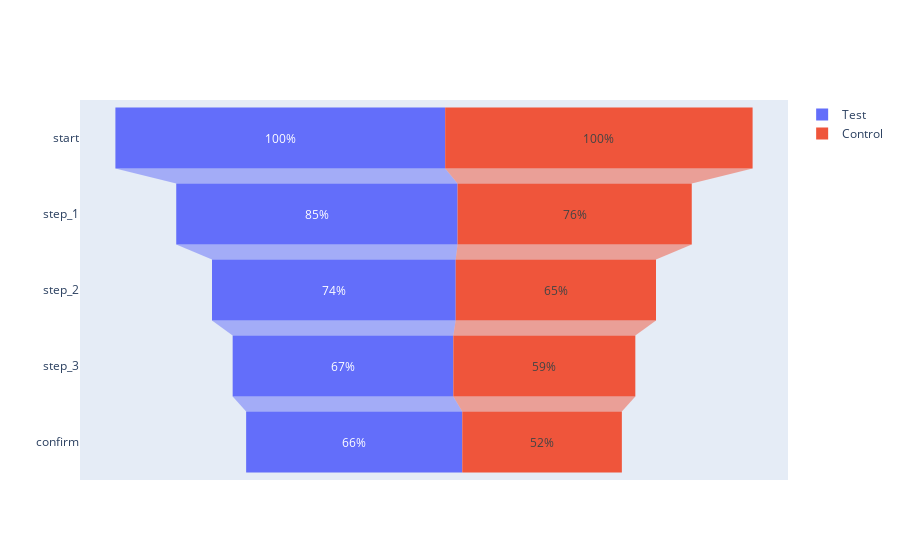
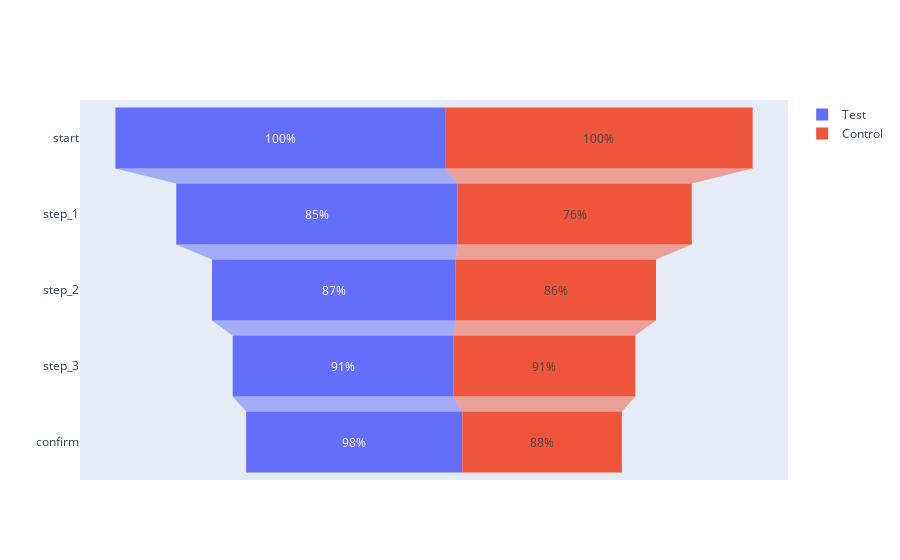

These figures' notebook cell, in order:
### Code cell
def funnels(names, orientation, steps, values, textinfo):
    fig = go.Figure()

    for idx, name in enumerate(names):
        
        fig.add_trace(
            go.Funnel(
                name = names[idx],
                orientation = orientation,
                y = steps,
                x = values[idx],
                textinfo = textinfo
            )
        )
        
    return fig

names = ['Test', 'Control']
orientation = 'h'
steps = funnel.process_step.unique()
values = [funnel.test, funnel.control]

funnels_overall = funnels(
    names = names,
    orientation = orientation,
    steps = steps,
    values = values,
    textinfo = 'percent initial'
)

funnels_next = funnels(
    names = names,
    orientation = orientation,
    steps = steps,
    values = values,
    textinfo = 'percent previous'
)

funnels_overall.show()
funnels_next.show()

### Figure 1 — Plotly figure (JSON) as saved in the notebook; plotly's stock layout.template omitted (floating-point values rounded to 4 significant figures)
{"data": [{"name": "Test", "orientation": "h", "textinfo": "percent initial", "type": "funnel", "x": [33157, 28285, 24503, 22186, 21731], "y": ["start", "step_1", "step_2", "step_3", "confirm"]}, {"name": "Control", "orientation": "h", "textinfo": "percent initial", "type": "funnel", "x": [30910, 23548, 20138, 18300, 16046], "y": ["start", "step_1", "step_2", "step_3", "confirm"]}], "layout": {"autosize": true, "xaxis": {"autorange": true, "range": [-35590.0, 35590.0], "type": "linear"}, "yaxis": {"autorange": true, "range": [4.5, -0.5], "type": "category"}}}

### Figure 2 — Plotly figure (JSON) as saved in the notebook; plotly's stock layout.template omitted (floating-point values rounded to 4 significant figures)
{"data": [{"name": "Test", "orientation": "h", "textinfo": "percent previous", "type": "funnel", "x": [33157, 28285, 24503, 22186, 21731], "y": ["start", "step_1", "step_2", "step_3", "confirm"]}, {"name": "Control", "orientation": "h", "textinfo": "percent previous", "type": "funnel", "x": [30910, 23548, 20138, 18300, 16046], "y": ["start", "step_1", "step_2", "step_3", "confirm"]}], "layout": {"autosize": true, "xaxis": {"autorange": true, "range": [-35590.0, 35590.0], "type": "linear"}, "yaxis": {"autorange": true, "range": [4.5, -0.5], "type": "category"}}}
